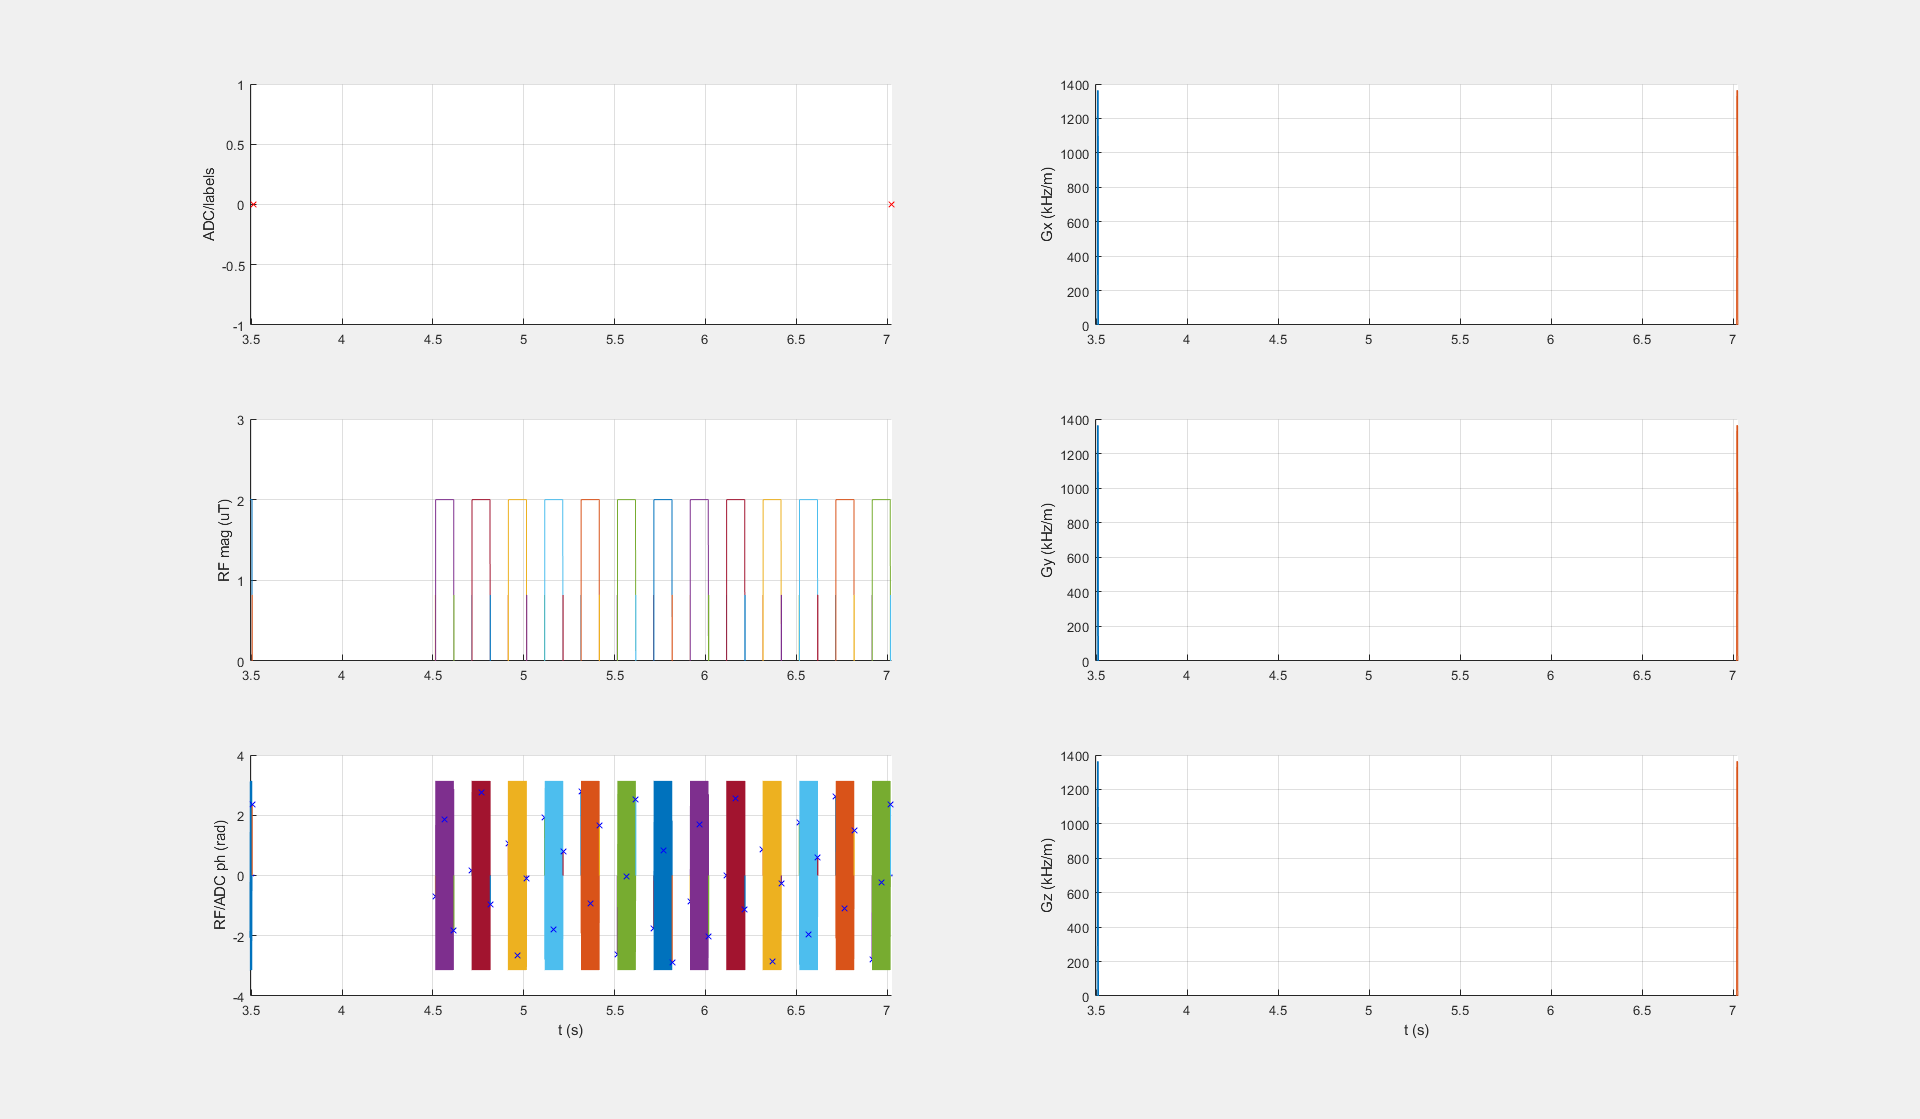

Recreate this plot in Python.
# MRF_CEST_LArginine_3T_002_13SL_DC50_2500ms
# Creates a sequence file for a L-Arginine CEST Fingerprinting protocol
# Reference: tbd

import os

import numpy as np
from bmctool.utils.seq.write import write_seq
from pypulseq import Opts
from pypulseq import Sequence
from pypulseq import make_adc
from pypulseq import make_block_pulse
from pypulseq import make_delay
from pypulseq import make_trapezoid

# get id of generation file
seqid = os.path.splitext(os.path.basename(__file__))[0]

# general settings
author = 'Kai Herz & Patrick Schuenke'
plot_sequence = False  # plot preparation block?
convert_to_1_3 = False  # convert seq-file to a version 1.3 file? Needed for pypulseq < v1.3.1 only!
check_timing = True  # Perform a timing check at the end of the sequence

# sequence definitions (everything in seq_defs will be written to definitions of the .seq-file)
num_meas = 30
seq_defs: dict = {}
seq_defs['num_meas'] = 30
seq_defs['b1cwpe'] = np.array(
    [2.0, 2.0, 1.7, 1.5, 1.2, 1.2, 3.0, 0.5, 3.0, 1.0, 2.2, 3.2, 1.5, 0.7, 1.5, 2.2, 2.5, 1.2, 3.0, 0.2, 1.5, 2.5, 0.7,
     4.0, 3.2, 3.5, 1.5, 2.7, 0.7, 0.5])
tr = np.ones(seq_defs['num_meas']) * 3.5
seq_defs['tsat'] = np.ones(seq_defs['num_meas']) * 2.5
seq_defs['trec'] = tr - seq_defs['tsat']
seq_defs['offsets_ppm'] = np.ones(seq_defs['num_meas']) * 3.0
seq_defs['b0'] = 3  # B0 [T]
seq_defs['n_pulses'] = 13  # number of pulses  #
seq_defs['tp'] = 100e-3  # pulse duration [s]
seq_defs['td'] = 100e-3  # interpulse delay [s]
seq_defs['dcsat'] = (seq_defs['tp']) / (seq_defs['tp'] + seq_defs['td'])  # duty cycle
seq_defs['seq_id_string'] = seqid  # unique seq id
seq_filename = seq_defs['seq_id_string'] + '.seq'

# scanner limits
sys = Opts(max_grad=40, grad_unit='mT/m', max_slew=130, slew_unit='T/m/s',
           rf_ringdown_time=50e-6, rf_dead_time=200e-6, rf_raster_time=1e-6)

gamma_hz = seq.sys.gamma*10e-6

# ===========
# PREPARATION
# ===========

# spin lock specific preparation
# td should be between block pulses, so we fit the tipping pulses in the
# delay between pulses
tp_sl = 1e-3  # duration of tipping pulse for sl
td_sl = (sys.rf_dead_time + sys.rf_ringdown_time)  # delay between tip and sat pulse
sl_time_per_sat = 2 * (tp_sl + td_sl)  # additional time of sl pulses for 1 sat pulse
if any(seq_defs['trec'] < sl_time_per_sat):
    print('DC too high for SL prepatration pulses!')
    quit()

# spoiler
spoil_amp = 0.8 * sys.max_grad  # Hz/m
rise_time = 1.0e-3  # spoiler rise time in seconds
spoil_dur = 6.5e-3  # complete spoiler duration in seconds

gx_spoil, gy_spoil, gz_spoil = [make_trapezoid(channel=c, system=sys, amplitude=spoil_amp, duration=spoil_dur,
                                               rise_time=rise_time) for c in ['x', 'y', 'z']]

# ADC events
pseudo_adc = make_adc(num_samples=1, duration=1e-3)  # (not played out; just used to split measurements)

# Sequence object
seq = Sequence()

# ===
# RUN
# ===

offsets_hz = seq_defs['offsets_ppm'] * gamma_hz * seq_defs['b0']  # convert from ppm to Hz

for m, b1 in enumerate(seq_defs['b1cwpe']):

    # add delay
    seq.add_block(make_delay(seq_defs['trec'][m]))

    # prep sat_pulse
    flip_angle_sat = b1 * gamma_hz * 2 * np.pi * seq_defs['tp']
    sat_pulse = make_block_pulse(flip_angle=flip_angle_sat, freq_offset=offsets_hz[m], duration=seq_defs['tp'],
                                 system=sys)  #
    accum_phase = np.mod(offsets_hz[m] * 2 * np.pi * seq_defs['tp'], 2 * np.pi)
    # prep tipping pulses
    flip_angle_tip = np.arctan(b1 / (seq_defs['offsets_ppm'][m] * seq_defs['b0']))
    pre_sl_pulse = make_block_pulse(flip_angle=flip_angle_tip, duration=tp_sl, phase_offset=-(np.pi / 2), system=sys)  #
    post_sl_pulse = make_block_pulse(flip_angle=flip_angle_tip, duration=tp_sl, phase_offset=accum_phase + (np.pi / 2),
                                     system=sys)  #
    # sl phase cycling
    phase_cycling = 50 / 180 * np.pi

    for n in range(seq_defs['n_pulses']):
        pre_sl_pulse.phase_offset = pre_sl_pulse.phase_offset + phase_cycling
        sat_pulse.phase_offset = sat_pulse.phase_offset + phase_cycling
        post_sl_pulse.phase_offset = post_sl_pulse.phase_offset + phase_cycling
        seq.add_block(pre_sl_pulse)
        seq.add_block(sat_pulse)
        seq.add_block(post_sl_pulse)
        if n < seq_defs['n_pulses'] - 1:
            seq.add_block(make_delay(seq_defs['td'] - sl_time_per_sat))

    seq.add_block(gx_spoil, gy_spoil, gz_spoil)
    seq.add_block(pseudo_adc)

if check_timing:
    ok, error_report = seq.check_timing()
    if ok:
        print('\nTiming check passed successfully')
    else:
        print('\nTiming check failed! Error listing follows\n')
        print(error_report)

write_seq(seq=seq,
          seq_defs=seq_defs,
          filename=seq_filename,
          author=author,
          use_matlab_names=True,
          convert_to_1_3=convert_to_1_3)

# plot the sequence
if plot_sequence:
    seq.plot()  # to plot all offsets, remove time_range argument
